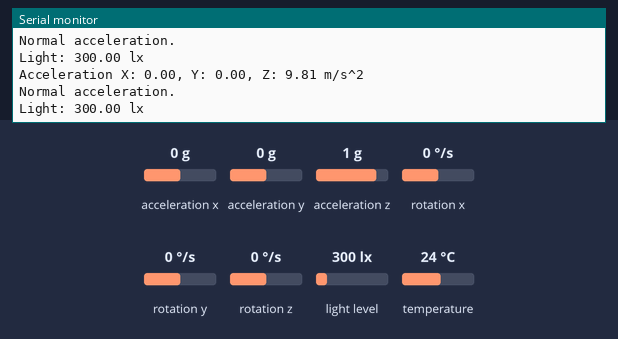
A sketch run on a simulated Arduino Leonardo, built with avr-gcc and run on an emulated ATmega32U4. Parts: the last lines printed to the serial monitor. The test bench sets the inputs (shaded band); at power-on: acceleration x 0 g, acceleration y 0 g, acceleration z 1 g, light level 300 lx, rotation x 0 °/s, rotation y 0 °/s, rotation z 0 °/s, temperature 24 °C.

Above: at 1.3 s.
1.4 s: acceleration x set to -1.4 g
At 2.0 s:
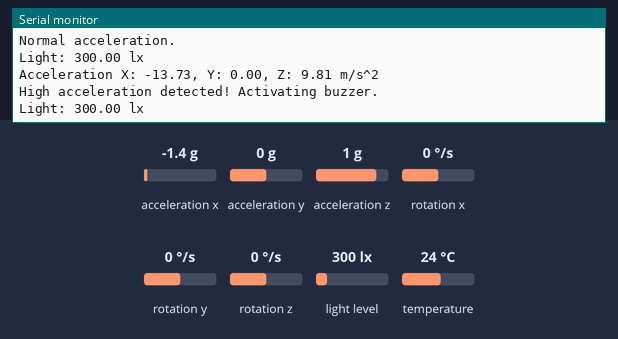
3.5 s: acceleration y set to -1.4 g
At 4.0 s:
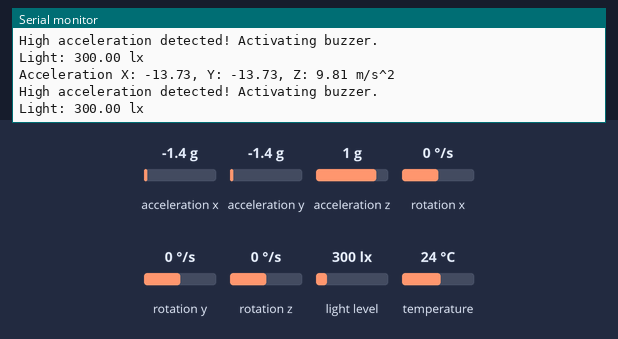
5.0 s: acceleration z set to -1.4 g
At 5.5 s:
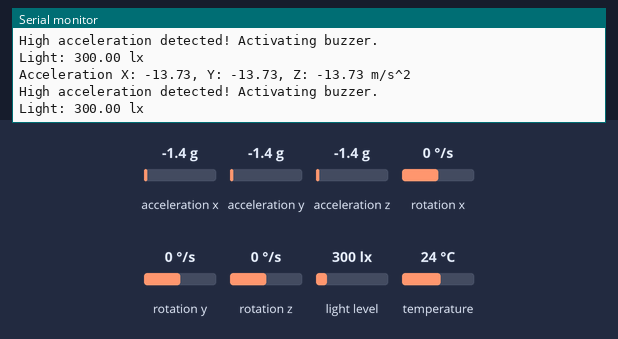
6.5 s: light level set to 40 lx
At 7.0 s:
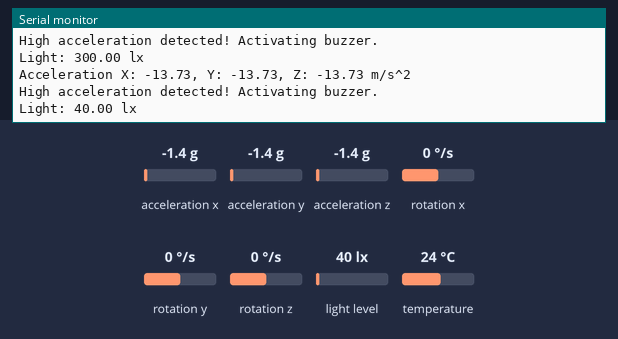

The sketch:

Gyro_LIR.ino
```cpp
// Basic demo for accelerometer readings from Adafruit MPU6050

#include <Adafruit_MPU6050.h>
#include <Adafruit_Sensor.h>
#include <Wire.h>
#include <BH1750.h>

BH1750 lightMeter;
Adafruit_MPU6050 mpu;

void setup(void) {
  //noInterrupts(); // Disable interrupts

  Serial.begin(9600);
  Wire.begin(); // Join I2C bus

  if (lightMeter.begin()) {
    Serial.println(F("BH1750 Advanced begin"));
  } else {
    Serial.println(F("Error initializing BH1750"));
  }
  while (!Serial)
    delay(10); // will pause Zero, Leonardo, etc until serial console opens

  Serial.println("Adafruit MPU6050 test!");

  // Try to initialize!
  if (!mpu.begin()) {
    Serial.println("Failed to find MPU6050 chip");
    while (1) {
      delay(10);
    }
  }
  Serial.println("MPU6050 Found!");

  mpu.setAccelerometerRange(MPU6050_RANGE_8_G);

  // Set buzzer pin as output
  // pinMode(BUZZER_PIN, OUTPUT);
  // pinMode(ledPin, OUTPUT);

  //interrupts(); // Re-enable interrupts
}

void loop() {

  /* Get new sensor events with the readings */
  sensors_event_t a, g, temp;
  mpu.getEvent(&a, &g, &temp);

  /* Print out the values */
  Serial.print("Acceleration X: ");
  Serial.print(a.acceleration.x);
  Serial.print(", Y: ");
  Serial.print(a.acceleration.y);
  Serial.print(", Z: ");
  Serial.print(a.acceleration.z);
  Serial.println(" m/s^2");

  // Calculate acceleration magnitude
  float acceleration = sqrt(a.acceleration.x * a.acceleration.x +
                            a.acceleration.y * a.acceleration.y +
                            a.acceleration.z * a.acceleration.z);

  // Check if acceleration exceeds 15 m/s^2
  if (acceleration > 15.0) {
    // If yes, activate the buzzer
    // tone(BUZZER_PIN, 2000, 1000);
    // digitalWrite(ledPin, HIGH);
    Serial.println("High acceleration detected! Activating buzzer.");
  } else {
    // Otherwise, turn off the buzzer
    //noTone(BUZZER_PIN);
    Serial.println("Normal acceleration.");
  }

  Serial.println("");

  float lux = lightMeter.readLightLevel();
  Serial.print("Light: ");
  Serial.print(lux);
  Serial.println(" lx");
  delay(500);
}
```

Measured:
- after the input at 1.4 s, the serial monitor: prints a new line after 0.13 s (image 1)
- after the input at 3.5 s, the serial monitor: prints a new line after 0.06 s (image 2)
- after the input at 5.0 s, the serial monitor: prints a new line after 0.09 s (image 3)
- after the input at 6.5 s, the serial monitor: prints a new line after 0.11 s (image 4)
